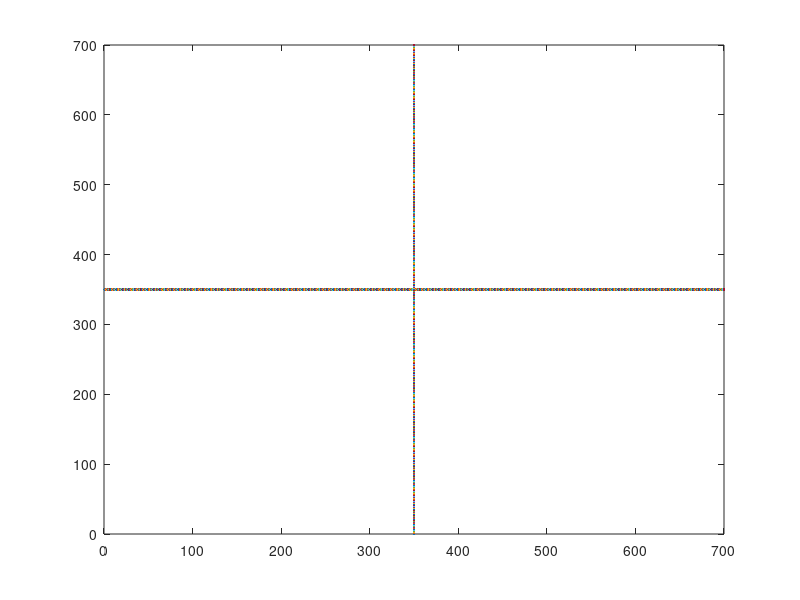

This figure's MATLAB source:

xmaxa = 700;
ymaxa = 700;
for i=1:700
    x=i;
    y=ymaxa/2;
    plot(x,y);
hold on;
end
for j=1:700
    y=j;
    x=xmaxa/2;
    plot(x,y);
hold on;
end


x1=input("Enter x1=");
y1=input("Enter y1=");
x2=input("Enter x2=");
y2=input("Enter y2=");
x3=input("Enter x3=");
y3=input("Enter y3=");
sx=input('Enter X direction scaling factor:');
sy=input('Enter Y direction scaling factor:');

line([300+x1,300+x2],[300+y1,300+y2]);
line([300+x2,300+x3],[300+y2,300+y3]);
line([300+x1,300+x3],[300+y1,300+y3]);

x1=x1*sx;
y1=y1*sy;
x2=x2*sx;
y2=y2*sy;
x3=x3*sx;
y3=y3*sy;


line([300+x1,300+x2],[300+y1,300+y2]);
line([300+x2,300+x3],[300+y2,300+y3]);
line([300+x1,300+x3],[300+y1,300+y3]);
